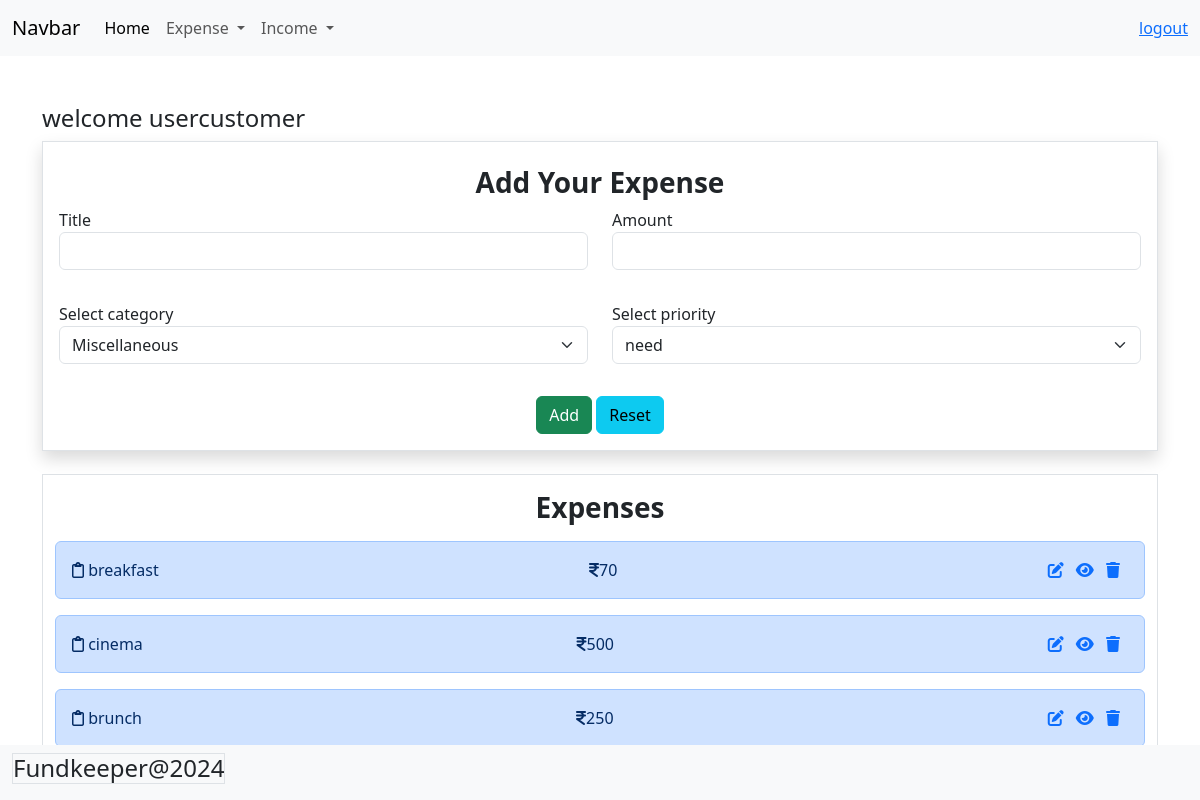
/expense/add/ (signed in), run on the app's committed database.
### budget/models.py (models this page shows, shortened)
class Expense(models.Model):
    title=models.CharField(max_length=200)
    amount=models.PositiveIntegerField()
    expense_categories = (
        ("Housing", "Housing"),
        ("Transportation", "Transportation"),
        ("Food", "Food"),
        ("Health", "Health"),
        ("Entertainment", "Entertainment"),
        ("DebtPayments", "Debt Payments"),
        ("PersonalCare", "Personal Care"),
        ("Education", "Education"),
        ("Savings", "Savings"),
        ("Miscellaneous", "Miscellaneous")
    )
    category=models.CharField(max_length=200,choices=expense_categories,default="Miscellaneous")
    user_object=models.ForeignKey(User,on_delete=models.CASCADE)
    created_date=models.DateTimeField(auto_now_add=True)
    priority_options=(
        ("need","need"),
        ("want","want")
    )
    priority=models.CharField(max_length=200,choices=priority_options,default="need")

### budget/views.py (the view, shortened to what this page needs)
# urls.py: path('expense/add/',views.ExpenseCreateView.as_view(),name="expense-add"),
@method_decorator(signin_required,name="dispatch")
class ExpenseCreateView(View):
    def get(self,request,*args,**kwargs):
        form_instance=ExpenseModelForm()
        qs=Expense.objects.filter(user_object=request.user) #logined user expense only
        return render(request,"expense_create.html",{"form":form_instance,"data":qs})

### budget/forms.py
class ExpenseModelForm(forms.ModelForm):
    class Meta:
        model=Expense
        exclude=("id","created_date","user_object")
        widgets={
            "title":forms.TextInput(attrs={"class":"form-control mb-3"}),
            "amount":forms.NumberInput(attrs={"class":"form-control mb-3"}),
            "category":forms.Select(attrs={"class":"form-control form-select mb-3"}),
            "priority":forms.Select(attrs={"class":"form-control form-select mb-3"}),
        }

### budget/templates/expense_create.html (shortened to what this page needs)
{%extends 'base.html'%}
{%block main_block%}
<div class="container mt-5">
    <h4>welcome user{{request.user}}</h4>
    <div class="container-fluid border p-3 shadow mb-4"
    data-aos="zoom-out-up"
    data-aos-easing="ease-out-cubic"
    data-aos-duration="2000">
        <h3 class="text-center fw-bold my-2">Add Your Expense</h3>
        <form action="" method="post">
            <div class="mb-3">
               <div class="row">
                <div class="col-6">
                    <label for="">Title</label>
                    {{form.title}}
                </div>
                <div class="col-6">
                    <label for="">Amount</label>
                    {{form.amount}}
                </div>
               </div>
            </div>
            <div class="mb-3">
                <div class="row">
                 <div class="col-6">
                     <label for="">Select category</label>
                     {{form.category}}
                 </div>
                 <div class="col-6">
                     <label for="">Select priority</label>
                     {{form.priority}}
                 </div>
                </div>
             </div>
             <div class="d-flex justify-content-center mt-3">
               <div>
                <button type="submit" class="btn btn-success">Add</button>
                <button type="reset" class="btn btn-info">Reset</button>
               </div>
             </div>
        </form>
    </div>
    <div class="container-fluid border mb-3">
        <h3 class="text-center fw-bold my-3">Expenses</h3>
        {%for e in data%}
        <div class="alert alert-primary d-flex justify-content-between" role="alert" data-aos="fade-down"
        data-aos-easing="linear"
        data-aos-duration="1000">
           <div> <i class="fa-regular fa-clipboard"></i> {{e.title}}</div>
         <div>   <i class="fa-solid fa-indian-rupee-sign"></i>{{e.amount}}</div>
            <div>
                <a href="{%url 'expense-update' e.id%}" class="me-2"><i class="fa-solid fa-pen-to-square"> </i></a>
                <a href="{%url 'expense-detail' e.id%}" class="me-2"><i class="fa-solid fa-eye"></i></a>
                <a href="{%url 'expense-delete' e.id%}" class="me-2"><i class="fa-solid fa-trash"></i></a>
            </div>
          </div>
        {%endfor%}
    </div>
</div>
{%endblock%}

### data on the page
Expense: title "breakfast", amount "70"
Expense: title "cinema", amount "500"
Expense: title "brunch", amount "250"

### other printed values
{{ request.user }} "customer"
